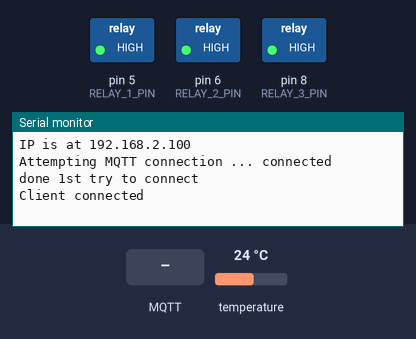
The sketch below on a simulated Arduino Nano, built with avr-gcc and run on an emulated ATmega328P. Shown: switched loads named in the sketch (green lamp = pin HIGH), the last lines printed to the serial monitor. The test bench sets the inputs (shaded band); at power-on: temperature 24 °C. WiFi joins after 1.5 s; servers stay silent unless stated; no MQTT or app messages arrive unless stated.

Above: at 3.7 s.
3.8 s: MQTT message "0" arrives on the first subscribed topic
At 4.6 s:
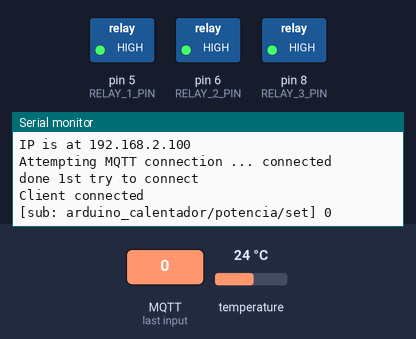
6.2 s: MQTT message "5" arrives on the first subscribed topic
At 7.0 s:
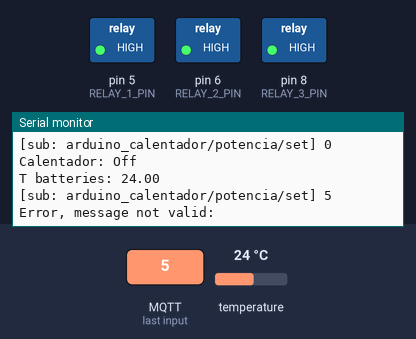
7.7 s: MQTT message "on" arrives on the first subscribed topic
At 10.0 s:
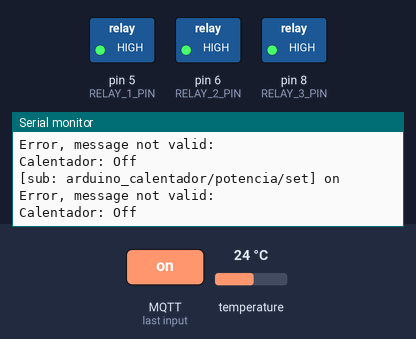

The sketch:

calentador.ino
```cpp
/*
  Turns on the three relays for the heater
*/
#include <DallasTemperature.h>
#include <OneWire.h>
#include <PubSubClient.h>
#include <UIPEthernet.h>

#define ARDUINO_CLIENT_ID "arduino_calentador" // Client ID for Arduino pub/sub
#define SUB_CALENTADOR "arduino_calentador/potencia/set"
#define PUB_CALENTADOR "arduino_calentador/potencia/status"
#define PUB_TEMPERATURE "arduino_calentador/temperature"
#define MAX_SAFE_TEMPERATURE_C 80.0
#define MAX_TIME_BETWEEN_ORDERS 3 * 60 * 1000 // 3 minutes
#define ONE_WIRE_BUS 3
#define TEMPERATURE_PUBLISH_INTERVAL 5 * 1000 // 5 seconds
#define RELAY_1_PIN 5
#define RELAY_2_PIN 6
#define RELAY_3_PIN 8 // 7 is not working on the nano, so using 8.
#define RELAY_ON LOW
#define RELAY_OFF HIGH

// Networking details
byte mac[] = {0x00, 0xAA, 0xBB, 0xCC, 0xDE, 0x02}; // Ethernet shield (W5100) MAC address
IPAddress ip(192, 168, 2, 100);                    // Ethernet shield (W5100) IP address
IPAddress server(192, 168, 2, 113);                // MQTT broker IP address

EthernetClient ethClient;
PubSubClient client(ethClient);
OneWire oneWire(ONE_WIRE_BUS);
DallasTemperature temperatureSensors(&oneWire);

long lastOrder = 0; // to store the last time when an order was received
unsigned long lastTemperaturePublished = 0;
bool temperatureSafetyActive = true;

void setup() {
  // Setup default pins to off
  pinMode(RELAY_1_PIN, OUTPUT);
  pinMode(RELAY_2_PIN, OUTPUT);
  pinMode(RELAY_3_PIN, OUTPUT);
  calentadorOff();
  temperatureSensors.begin();

  Serial.begin(9600);
  while (!Serial) {
    ; // wait for serial port to connect. Needed for native USB port only
  }
  Serial.println(F("Calentador Arduino starting"));
  scanOneWireBus();

  // MTTQ parameters
  client.setServer(server, 1883);
  client.setCallback(callback);

  // Ethernet shield configuration
  Ethernet.begin(mac, ip);

  // Check for Ethernet hardware present
  if (Ethernet.hardwareStatus() == EthernetNoHardware) {
    Serial.println(F("Ethernet shield not found, can't run."));
    while (true) {
      delay(1); // do nothing, no point running without Ethernet hardware
    }
  }
  if (Ethernet.linkStatus() == LinkOFF) {
    Serial.println(F("Ethernet cable not connected."));
  }

  delay(1500); // Allow hardware to stabilize 1.5 sec

  Serial.print(F("IP is at "));
  Serial.println(Ethernet.localIP());

  lastOrder = millis();
}

void scanOneWireBus() {
  byte address[8];
  int sensorCount = 0;

  oneWire.reset_search();
  while (oneWire.search(address)) {
    sensorCount++;
    Serial.print(F("OneWire sensor "));
    Serial.print(sensorCount);
    Serial.print(F(" address: "));

    for (byte i = 0; i < 8; i++) {
      if (address[i] < 0x10) {
        Serial.print('0');
      }
      Serial.print(address[i], HEX);
      if (i < 7) {
        Serial.print(' ');
      }
    }

    if (OneWire::crc8(address, 7) != address[7]) {
      Serial.println(F(" (invalid CRC)"));
    } else {
      Serial.println(F(" (CRC OK)"));
    }
  }

  if (sensorCount == 0) {
    Serial.println(F("No OneWire sensors found"));
  }
  oneWire.reset_search();
}

void loop() {
  if (!client.connected()) {
    reconnect();
  }
  client.loop();
  checkMaxTime();
  if (millis() - lastTemperaturePublished >= TEMPERATURE_PUBLISH_INTERVAL) {
    readAndPublishTemperature();
    lastTemperaturePublished = millis();
  }
}

void readAndPublishTemperature() {
  const byte batteryTemperatureSensor[8] = {0x28, 0x2A, 0x27, 0x79, 0x97, 0x10, 0x03, 0xA9};
  temperatureSensors.requestTemperatures();
  float temperatureC = temperatureSensors.getTempC(batteryTemperatureSensor);

  temperatureSafetyActive =
      temperatureC == DEVICE_DISCONNECTED_C || temperatureC > MAX_SAFE_TEMPERATURE_C;
  if (temperatureSafetyActive) {
    calentadorOff();
    Serial.println(F("Temperature safety interlock active"));
  }

  char temperatureText[16];
  dtostrf(temperatureC, 4, 2, temperatureText);
  client.publish(PUB_TEMPERATURE, temperatureText);
  Serial.print(F("T batteries: "));
  Serial.println(temperatureText);
}

void checkMaxTime() {
  if (millis() - lastOrder > MAX_TIME_BETWEEN_ORDERS) {
    Serial.println(F("Too much time between orders, turning off calentador:"));
    calentadorOff();
    lastOrder = millis();
  }
}

void reconnect() {

  // Loop until reconnected
  while (!client.connected()) {
    Serial.print(F("Attempting MQTT connection ... "));
    // Attempt to connect
    if (client.connect(ARDUINO_CLIENT_ID)) {
      Serial.println(F("connected"));
      // (re)subscribe
      client.subscribe(SUB_CALENTADOR);
    } else {
      Serial.print(F("Connection failed, state: "));
      Serial.print(client.state());
      Serial.println(F(", retrying in 5 seconds"));
      checkMaxTime();
      delay(5000); // Wait 5 seconds before retrying
    }
    Serial.println(F("done 1st try to connect"));
  }
  Serial.println(F("Client connected"));
}

// sub callback function
void callback(char *topic, byte *payload, unsigned int length) {
  lastOrder = millis();
  Serial.print(F("[sub: "));
  Serial.print(topic);
  Serial.print(F("] "));
  Serial.write(payload, length);
  Serial.println();
  if (length == 1 && payload[0] == '0') {
    calentadorOff();
  } else if (temperatureSafetyActive) {
    Serial.println(F("Command blocked by temperature safety interlock"));
    calentadorOff();
  } else if (length == 3 && payload[0] == '5' && payload[1] == '0' && payload[2] == '0') {
    calentador500W();
  } else if (length == 4 && payload[0] == '1' && payload[1] == '0' && payload[2] == '0' &&
             payload[3] == '0') {
    calentador1000W();
  } else if (length == 4 && payload[0] == '2' && payload[1] == '0' && payload[2] == '0' &&
             payload[3] == '0') {
    calentador2000W();
  } else {
    Serial.println(F("Error, message not valid:"));
    calentadorOff();
  }
}

void calentadorOff() {
  client.publish(PUB_CALENTADOR, "OFF");
  turnRelay(
      RELAY_3_PIN,
      RELAY_OFF); // turn off in the opposite order, thus relay_1 does not receive a lot of current
  turnRelay(RELAY_2_PIN, RELAY_OFF);
  turnRelay(RELAY_1_PIN, RELAY_OFF);
  Serial.println(F("Calentador: Off"));
}

void calentador500W() {
  client.publish(PUB_CALENTADOR, "500");
  turnRelay(RELAY_1_PIN, RELAY_ON);
  turnRelay(RELAY_2_PIN, RELAY_OFF);
  turnRelay(RELAY_3_PIN, RELAY_OFF);
  Serial.println(F("Calentador: 500"));
}

void calentador1000W() {
  client.publish(PUB_CALENTADOR, "1000");
  turnRelay(RELAY_1_PIN, RELAY_ON);
  turnRelay(RELAY_2_PIN, RELAY_ON);
  turnRelay(RELAY_3_PIN, RELAY_OFF);
  Serial.println(F("Calentador: 1000"));
}

void calentador2000W() {
  client.publish(PUB_CALENTADOR, "2000");
  turnRelay(RELAY_1_PIN, RELAY_ON);
  turnRelay(RELAY_2_PIN, RELAY_ON);
  turnRelay(RELAY_3_PIN, RELAY_ON);
  Serial.println(F("Calentador: 2000"));
}

void turnRelay(int relay, int status) {
  digitalWrite(relay, status);
  delay(330);
}
```

Measured:
- after the input at 3.8 s, the serial monitor: prints a new line at once (image 1)
- after the input at 6.2 s, the serial monitor: prints a new line at once (image 2)
- after the input at 7.7 s, the serial monitor: prints a new line at once (image 3)
